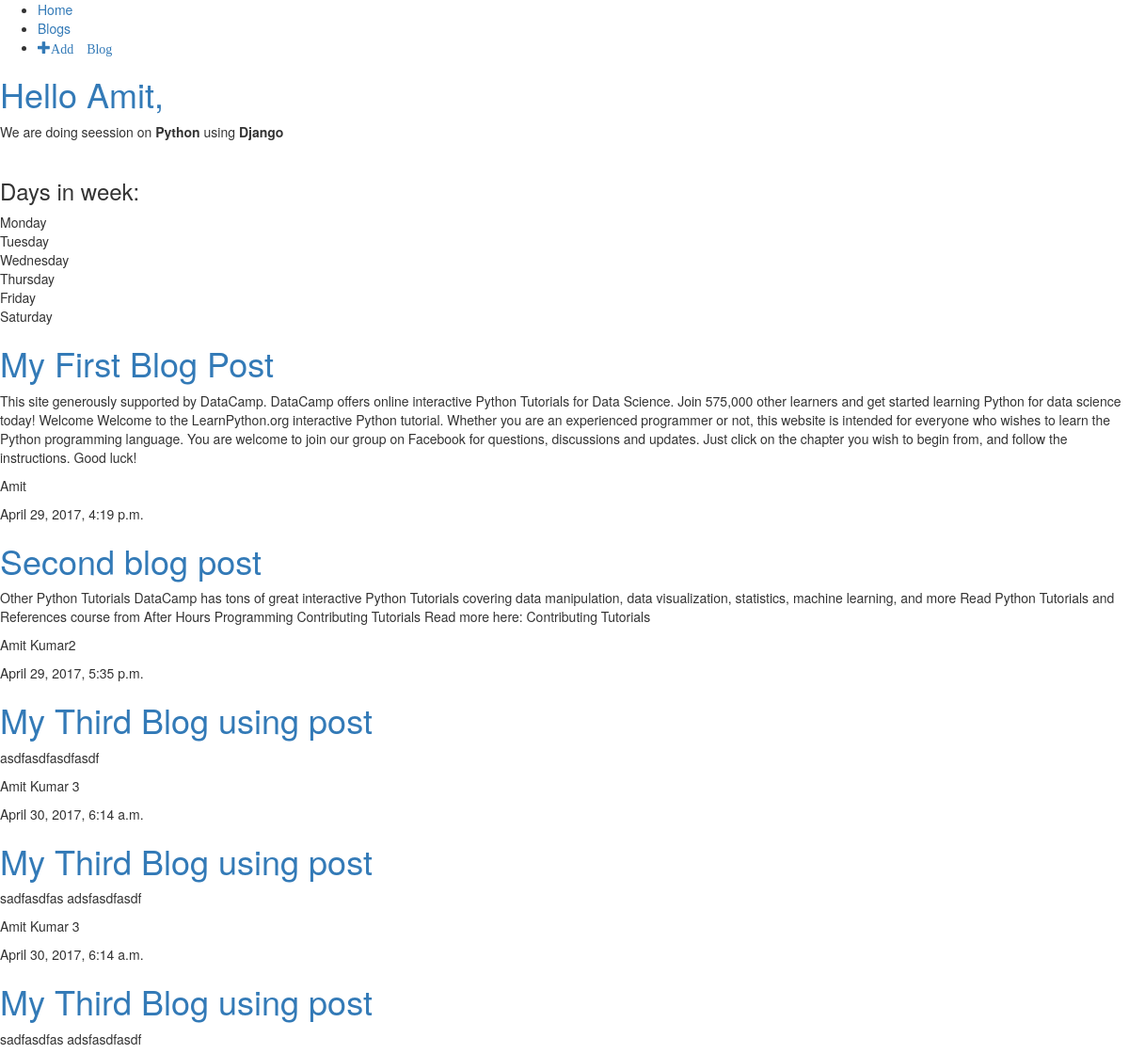
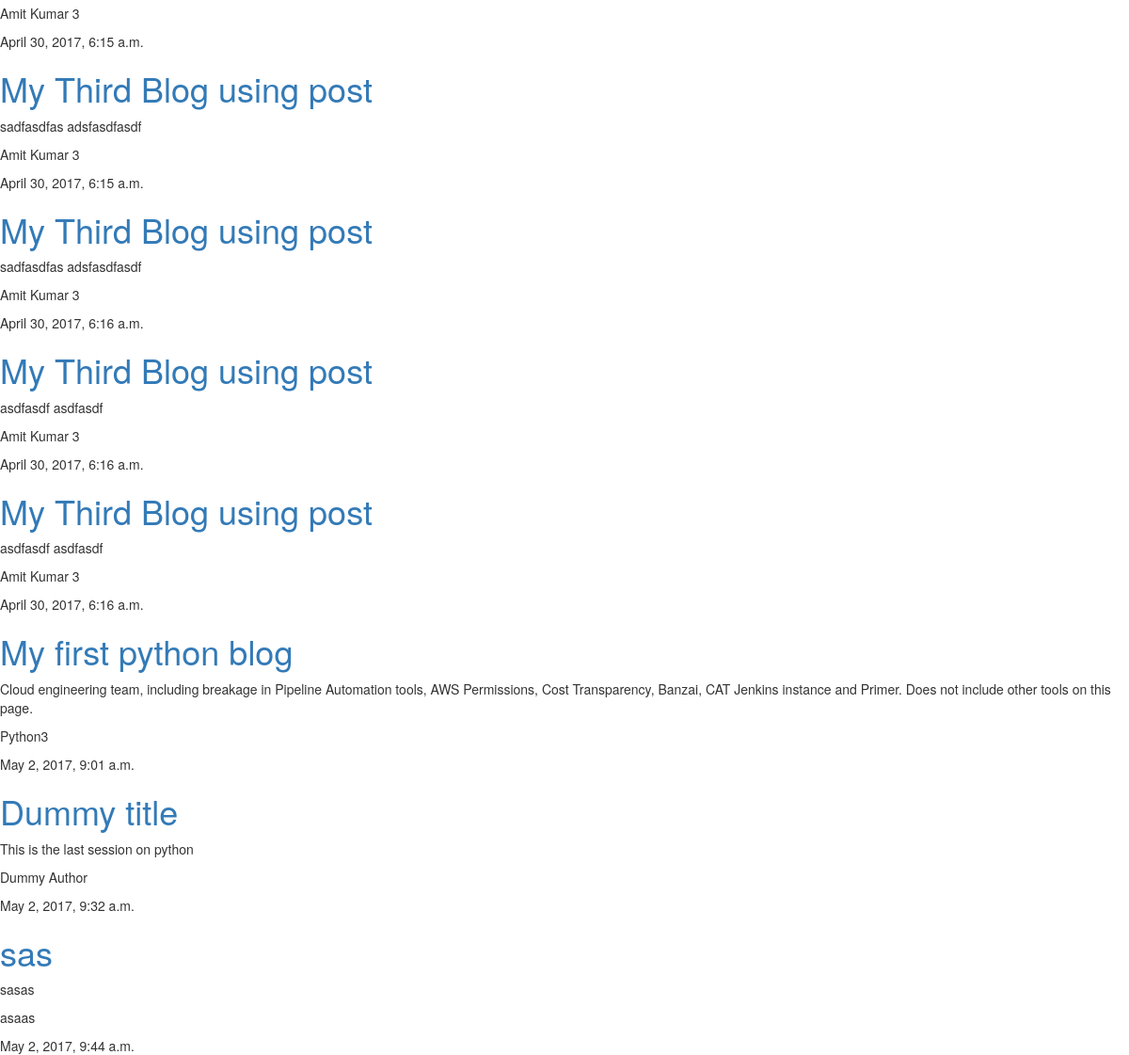
The app's page /blogs/ with its own data (2 pictures, top to bottom).
### blogis/models.py (models this page shows, shortened)
class BlogPost(models.Model):
    author = models.CharField(max_length=50)
    title = models.CharField(max_length=200)
    text = models.TextField()
    created_date = models.DateTimeField(
            default=timezone.now)
    published_date = models.DateTimeField(
            blank=True, null=True)

### blogis/views.py (the view, shortened to what this page needs)
# urls.py: url(r'^blogs/$', BlogView.as_view(), name='blog_list'),
class BlogView(TemplateView):
    def get(self, request):
        context = {}
        context['name'] = "Amit"
        context['subject'] = 'Python'
        context['framework'] = 'Django'
        days = ['Sunday', 'Monday', 'Tuesday', 'Wednesday', 'Thursday', 'Friday', 'Saturday']
        context['days'] = days
        posts = BlogPost.objects.all
        context['posts'] = posts
        return render(request, 'blogis/pages/show_blogs.html', context)

### blogis/templates/blogis/pages/show_blogs.html (shortened to what this page needs)
<!DOCTYPE html>
{% extends 'blogis/base/base_site.html' %}
{% load staticfiles %}
{% block content %}
    <div>
    <h1><a href="/">Hello {{ name }},</a></h1>
    </div>
    We are doing seession on <b>{{subject}}</b> using <b>{{framework}}</b>
    <h3> Days in week: </h3>
    {% for day in days %}
        {% if day != 'Sunday' %}
            {{ day }} <br/>
        {% endif %}
    {% endfor %}
    {% for post in posts %}
        <div class="post">
            <h1><a href="/blogs/post/{{post.id}}">{{ post.title }}</a></h1>
            <p>{{ post.text }}</p>
            <p>{{ post.author }}</p>
            <div class="date">
                {{ post.published_date }}
            </div>
        </div>
    {% endfor %}
{% endblock content %}

### blogis/templates/blogis/base/base_site.html (shortened to what this page needs)
<!DOCTYPE html>
<html lang="en">
<head>
    {% load static %}
    <link rel="stylesheet" href="//maxcdn.bootstrapcdn.com/bootstrap/3.2.0/css/bootstrap.min.css">
    <link rel="stylesheet" href="//maxcdn.bootstrapcdn.com/bootstrap/3.2.0/css/bootstrap-theme.min.css">
</head>
<body>
    <div id="sidebar">
        {% block sidebar %}
        <ul>
            <li><a href="/">Home</a></li>
            <li><a href="/blogs/">Blogs</a></li>
            <li><a href="{% url 'blog_add' %}" class="top-menu"><span class="glyphicon glyphicon-plus">Add Blog</span></a></li>
        </ul>
        {% endblock %}
    </div>
    <div id="content">
        {% block content %}{% endblock %}
    </div>
</body>
</html>

### records on screen
BlogPost: author "Amit", title "My First Blog Post", text "This site generously supported by DataCamp. DataCamp offers online interactive Python Tutorials for Data Science. Join 575,000 other learners and get started learning Python for data science today! Welcome Welcome to the LearnPython.org interactive Python tutorial. Whether you are an experienced programmer or not, this website is intended for everyone who wishes to learn the Python programming language. You are welcome to join our group on Facebook for questions, discussions and updates. Just click on the chapter you wish to begin from, and follow the instructions. Good luck!", published_date "April 29, 2017, 4:19 p.m."
BlogPost: title "Second blog post", text "Other Python Tutorials DataCamp has tons of great interactive Python Tutorials covering data manipulation, data visualization, statistics, machine learning, and more Read Python Tutorials and References course from After Hours Programming Contributing Tutorials Read more here: Contributing Tutorials", author "Amit Kumar2", published_date "April 29, 2017, 5:35 p.m."
BlogPost: title "My Third Blog using post", text "asdfasdfasdfasdf", author "Amit Kumar 3", published_date "April 30, 2017, 6:14 a.m."
BlogPost: title "My Third Blog using post", text "sadfasdfas adsfasdfasdf", author "Amit Kumar 3", published_date "April 30, 2017, 6:14 a.m."
BlogPost: title "My Third Blog using post", text "sadfasdfas adsfasdfasdf", author "Amit Kumar 3", published_date "April 30, 2017, 6:15 a.m."
BlogPost: title "My Third Blog using post", text "sadfasdfas adsfasdfasdf", author "Amit Kumar 3", published_date "April 30, 2017, 6:15 a.m."
BlogPost: title "My Third Blog using post", text "sadfasdfas adsfasdfasdf", author "Amit Kumar 3", published_date "April 30, 2017, 6:16 a.m."
BlogPost: title "My Third Blog using post", text "asdfasdf asdfasdf", author "Amit Kumar 3", published_date "April 30, 2017, 6:16 a.m."
BlogPost: title "My Third Blog using post", text "asdfasdf asdfasdf", author "Amit Kumar 3", published_date "April 30, 2017, 6:16 a.m."
BlogPost: title "My first python blog", text "Cloud engineering team, including breakage in Pipeline Automation tools, AWS Permissions, Cost Transparency, Banzai, CAT Jenkins instance and Primer. Does not include other tools on this page.", author "Python3", published_date "May 2, 2017, 9:01 a.m."
BlogPost: title "Dummy title", text "This is the last session on python", author "Dummy Author", published_date "May 2, 2017, 9:32 a.m."
BlogPost: title "sas", text "sasas", author "asaas", published_date "May 2, 2017, 9:44 a.m."

### other values on screen
{{ subject }} "Python"
{{ framework }} "Django"
{{ day }} "Monday" "Tuesday" "Wednesday" "Thursday" "Friday" "Saturday"
